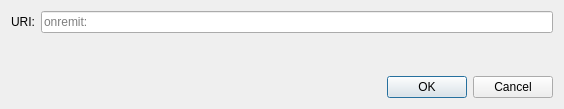
<?xml version="1.0" encoding="UTF-8"?>
<ui version="4.0">
 <class>OpenURIDialog</class>
 <widget class="QDialog" name="OpenURIDialog">
  <property name="geometry">
   <rect>
    <x>0</x>
    <y>0</y>
    <width>564</width>
    <height>109</height>
   </rect>
  </property>
  <property name="windowTitle">
   <string>Open onremit URI</string>
  </property>
  <layout class="QVBoxLayout" name="verticalLayout">
   <item>
    <layout class="QHBoxLayout" name="horizontalLayout">
     <item>
      <widget class="QLabel" name="label">
       <property name="text">
        <string>URI:</string>
       </property>
      </widget>
     </item>
     <item>
      <widget class="QValidatedLineEdit" name="uriEdit">
       <property name="placeholderText">
        <string notr="true">onremit:</string>
       </property>
      </widget>
     </item>
    </layout>
   </item>
   <item>
    <spacer name="verticalSpacer">
     <property name="orientation">
      <enum>Qt::Vertical</enum>
     </property>
     <property name="sizeHint" stdset="0">
      <size>
       <width>20</width>
       <height>40</height>
      </size>
     </property>
    </spacer>
   </item>
   <item>
    <widget class="QDialogButtonBox" name="buttonBox">
     <property name="orientation">
      <enum>Qt::Horizontal</enum>
     </property>
     <property name="standardButtons">
      <set>QDialogButtonBox::Cancel|QDialogButtonBox::Ok</set>
     </property>
    </widget>
   </item>
  </layout>
 </widget>
 <customwidgets>
  <customwidget>
   <class>QValidatedLineEdit</class>
   <extends>QLineEdit</extends>
   <header>qt/qvalidatedlineedit.h</header>
  </customwidget>
 </customwidgets>
 <resources/>
 <connections>
  <connection>
   <sender>buttonBox</sender>
   <signal>accepted()</signal>
   <receiver>OpenURIDialog</receiver>
   <slot>accept()</slot>
   <hints>
    <hint type="sourcelabel">
     <x>248</x>
     <y>254</y>
    </hint>
    <hint type="destinationlabel">
     <x>157</x>
     <y>274</y>
    </hint>
   </hints>
  </connection>
  <connection>
   <sender>buttonBox</sender>
   <signal>rejected()</signal>
   <receiver>OpenURIDialog</receiver>
   <slot>reject()</slot>
   <hints>
    <hint type="sourcelabel">
     <x>316</x>
     <y>260</y>
    </hint>
    <hint type="destinationlabel">
     <x>286</x>
     <y>274</y>
    </hint>
   </hints>
  </connection>
 </connections>
</ui>
